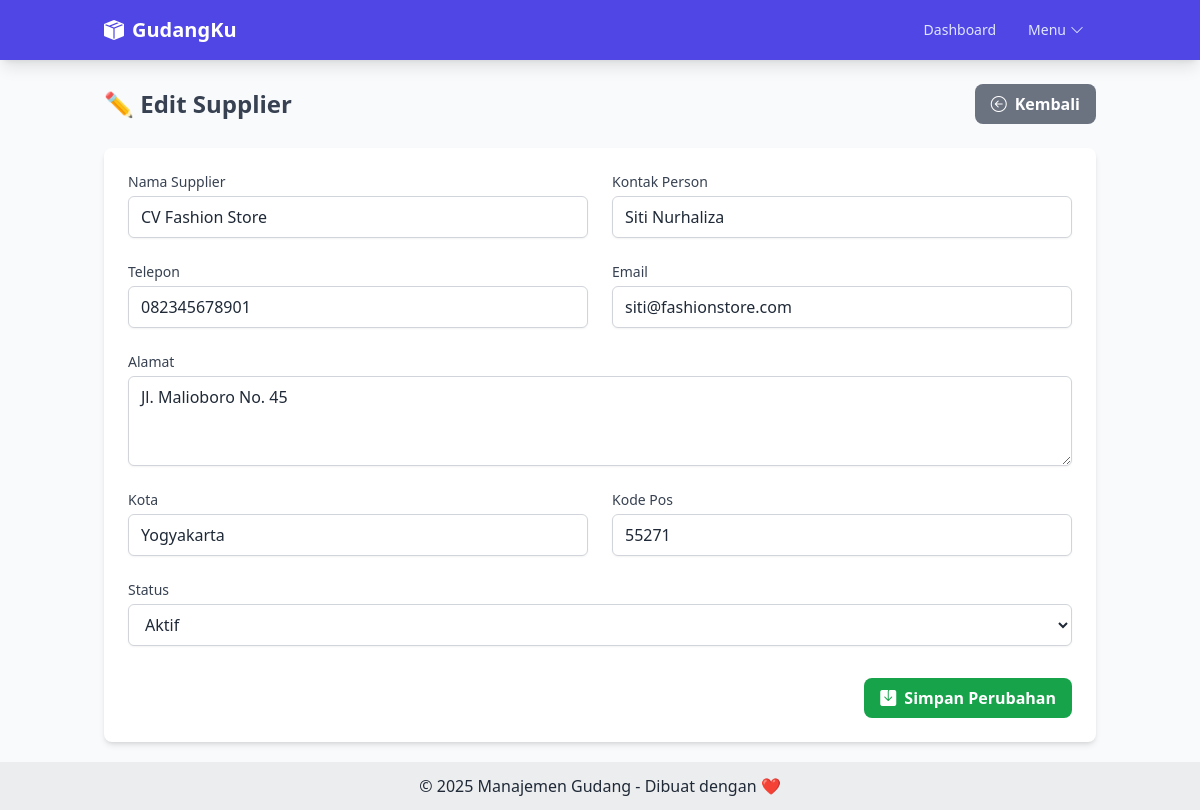
/supplier_form.php?id=2, run on the app's committed database.
### tables this page shows
CREATE TABLE `suppliers` (
  `id` int(11) NOT NULL,
  `name` varchar(150) NOT NULL,
  `contact_person` varchar(100) DEFAULT NULL,
  `phone` varchar(20) DEFAULT NULL,
  `email` varchar(100) DEFAULT NULL,
  `address` text DEFAULT NULL,
  `city` varchar(50) DEFAULT NULL,
  `postal_code` varchar(10) DEFAULT NULL,
  `status` enum('active','inactive') DEFAULT 'active',
  `created_at` timestamp NOT NULL DEFAULT current_timestamp(),
  `updated_at` timestamp NOT NULL DEFAULT current_timestamp() ON UPDATE current_timestamp()
);

### supplier_form.php (the view, shortened to what this page needs)
<?php
include 'includes/header.php';
$name = '';
$contact_person = '';
$phone = '';
$email = '';
$address = '';
$city = '';
$postal_code = '';
$status = 'active';
$update = false;
if (isset($_GET['id'])) {
    $id = $_GET['id'];
    $update = true;
    $result = $mysqli->query("SELECT * FROM suppliers WHERE id=$id") or die($mysqli->error);
    if ($result->num_rows == 1) {
        $row = $result->fetch_assoc();
        extract($row);
    }
}
?>
<div class="flex justify-between items-center mb-6">
    <h1 class="text-2xl font-bold text-gray-700"><?php echo $update ? '✏️ Edit Supplier' : '✨ Tambah Supplier Baru'; ?></h1>
    <a href="suppliers.php" class="bg-gray-500 hover:bg-gray-600 text-white font-bold py-2 px-4 rounded-lg flex items-center transition duration-300">
        <i class="bi bi-arrow-left-circle mr-2"></i> Kembali
    </a>
</div>
<div class="bg-white shadow-md rounded-lg p-6">
    <form action="supplier_action.php" method="POST">
        <div class="grid grid-cols-1 md:grid-cols-2 gap-6">
            <div>
                <label for="name" class="block text-sm font-medium text-gray-700">Nama Supplier</label>
                <input type="text" name="name" id="name" value="<?php echo htmlspecialchars($name); ?>" required class="mt-1 block w-full px-3 py-2 bg-white border border-gray-300 rounded-md shadow-sm focus:outline-none focus:ring-indigo-500 focus:border-indigo-500">
            </div>
            <div>
                <label for="contact_person" class="block text-sm font-medium text-gray-700">Kontak Person</label>
                <input type="text" name="contact_person" id="contact_person" value="<?php echo htmlspecialchars($contact_person); ?>" class="mt-1 block w-full px-3 py-2 bg-white border border-gray-300 rounded-md shadow-sm focus:outline-none focus:ring-indigo-500 focus:border-indigo-500">
            </div>
            <div>
                <label for="phone" class="block text-sm font-medium text-gray-700">Telepon</label>
                <input type="text" name="phone" id="phone" value="<?php echo htmlspecialchars($phone); ?>" class="mt-1 block w-full px-3 py-2 bg-white border border-gray-300 rounded-md shadow-sm focus:outline-none focus:ring-indigo-500 focus:border-indigo-500">
            </div>
            <div>
                <label for="email" class="block text-sm font-medium text-gray-700">Email</label>
                <input type="email" name="email" id="email" value="<?php echo htmlspecialchars($email); ?>" class="mt-1 block w-full px-3 py-2 bg-white border border-gray-300 rounded-md shadow-sm focus:outline-none focus:ring-indigo-500 focus:border-indigo-500">
            </div>
        </div>
        <div class="mt-6">
            <label for="address" class="block text-sm font-medium text-gray-700">Alamat</label>
            <textarea name="address" id="address" rows="3" class="mt-1 block w-full px-3 py-2 bg-white border border-gray-300 rounded-md shadow-sm focus:outline-none focus:ring-indigo-500 focus:border-indigo-500"><?php echo htmlspecialchars($address); ?></textarea>
        </div>
        <div class="grid grid-cols-1 md:grid-cols-2 gap-6 mt-6">
            <div>
                <label for="city" class="block text-sm font-medium text-gray-700">Kota</label>
                <input type="text" name="city" id="city" value="<?php echo htmlspecialchars($city); ?>" class="mt-1 block w-full px-3 py-2 bg-white border border-gray-300 rounded-md shadow-sm focus:outline-none focus:ring-indigo-500 focus:border-indigo-500">
            </div>
            <div>
                <label for="postal_code" class="block text-sm font-medium text-gray-700">Kode Pos</label>
                <input type="text" name="postal_code" id="postal_code" value="<?php echo htmlspecialchars($postal_code); ?>" class="mt-1 block w-full px-3 py-2 bg-white border border-gray-300 rounded-md shadow-sm focus:outline-none focus:ring-indigo-500 focus:border-indigo-500">
            </div>
        </div>
        <div class="mt-6">
            <label for="status" class="block text-sm font-medium text-gray-700">Status</label>
            <select name="status" id="status" required class="mt-1 block w-full px-3 py-2 bg-white border border-gray-300 rounded-md shadow-sm focus:outline-none focus:ring-indigo-500 focus:border-indigo-500">
                <option value="active" <?php echo ($status == 'active') ? 'selected' : ''; ?>>Aktif</option>
            </select>
        </div>
        <div class="mt-8 flex justify-end">
            <?php if ($update) : ?>
                <button type="submit" name="update" class="bg-green-600 hover:bg-green-700 text-white font-bold py-2 px-4 rounded-lg flex items-center transition duration-300"><i class="bi bi-save-fill mr-2"></i> Simpan Perubahan</button>
            <?php else : ?>
                <button type="submit" name="save" class="bg-indigo-600 hover:bg-indigo-700 text-white font-bold py-2 px-4 rounded-lg flex items-center transition duration-300"><i class="bi bi-plus-circle-fill mr-2"></i> Tambah Supplier</button>
            <?php endif; ?>
        </div>
    </form>
</div>
<?php include 'includes/footer.php'; ?>

### data on the page
suppliers: name "CV Fashion Store", contact_person "Siti Nurhaliza", phone "082345678901", email "siti@fashionstore.com", address "Jl. Malioboro No. 45", city "Yogyakarta", postal_code "55271", status "Aktif"
